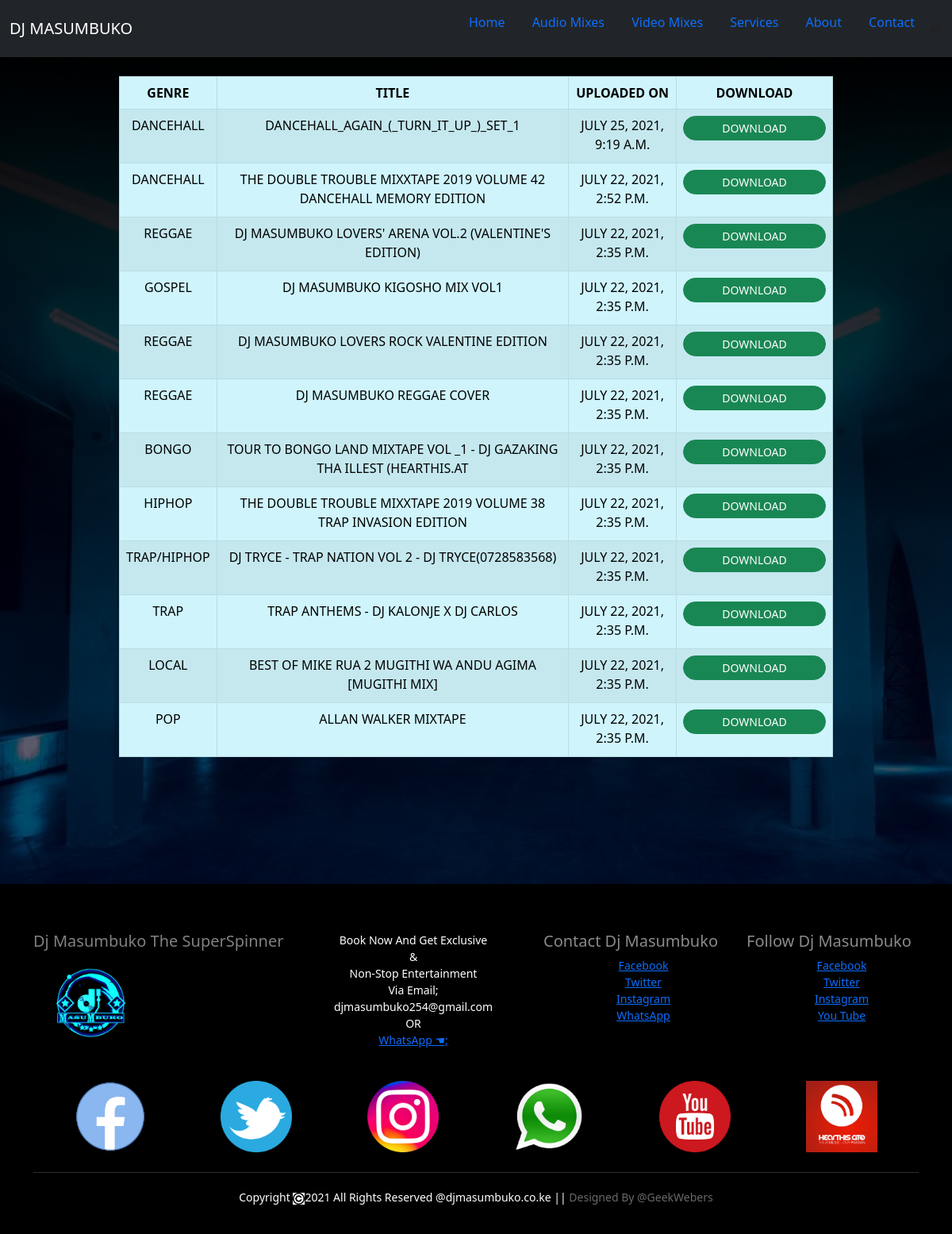
The app's page /mymixes with its own data.
### mywebapp/models.py (models this page shows, shortened)
class FilesAdmin(models.Model):
	genre = models.CharField(max_length=100)
	title= models.CharField(max_length=100)
	adminupload = models.FileField(upload_to='media')
	added_date = models.DateTimeField(auto_now_add=True)
	class Meta:
		ordering = ['-added_date']

### mywebapp/views.py (the view)
def mixes(request):
	mixes = FilesAdmin.objects.all()
	return render(request,'mywebapp/mixes.html', {'mixes':mixes})

### mywebapp/templates/mywebapp/mixes.html
{% extends "base.html" %}
{% load static %}
{% block content %}
<div class="t-container">
	<div class="t-body">
	<br>
	<table class="table table-info table-striped table-hover table-bordered ">
		<thead>
		  <tr>
			<th>Genre</th>
			<th>Title</th>
			<th>Uploaded On</th>
			<th>Download</th>
		  </tr>
        </thead>
        <tbody>
        	{% for mix in mixes %}
        	<tr>
        		<td>{{mix.genre}}</td>
        		<td>{{mix.title}}</td>
        		<td>{{mix.added_date}}</td>
                        <td>
        		<a href="{{mix.adminupload.url}}" class="btn btn-success btn-sm" target="_blank">Download</a>
        		</td>
        	</tr>
        	{% endfor %}
        </tbody>
	</table>
        </div>
        <br/><br><br/>
        <br/><br><br/>
</div>
{% endblock content %}

### mywebapp/templates/base.html (shortened to what this page needs)
{% load static %}
<!DOCTYPE html>
<html>
<head>
	<link rel="stylesheet" type="text/css" href="{% static 'mywebapp/css/style.css' %}">
	<link href="https://cdn.jsdelivr.net/npm/bootstrap@5.0.0-beta3/dist/css/bootstrap.min.css" rel="stylesheet">
</head>
<body>
  <div>
  <nav class="navbar navbar-expand-lg navbar-dark bg-dark">
  <div class="container-fluid">
    <a class="navbar-brand" href="{% url 'home' %}">DJ MASUMBUKO</a>
    <div class="navbar">
      <ul>
        <li>
          <a href="{% url 'home' %}">Home</a>
        </li>
        <li>
          <a href="{% url 'mymixes' %}">Audio Mixes</a>
        </li>
         <li>
          <a href="{% url 'video' %}">Video Mixes</a>
        </li>
        <li>
          <a href="{% url 'services' %}">Services</a>
        </li>
        <li>
          <a href="{% url 'about' %}">About</a>
        </li>
        <li>
          <a href="{% url 'contact' %}">Contact</a>
        </li>
      </ul>
      <img src="{% static 'mywebapp/images/menu.png' %}" class="menu" onclick="menutoggle()" width="20">
    </div>
  </div>
</nav>
</div>
{% block content %}
{% endblock content%}
<div class="footer">
<div class="container">
  <div class="row">
    <div class="footer-col-1">
        <h5><a href="https://www.facebook.com/djmasumbuko" target="_blank" class="link">Dj Masumbuko The SuperSpinner</a></h5>
        <div class="app-logo">
         <a href="https://www.instagram.com/djmasumbuko/" target="_blank"> <img src="{% static 'mywebapp/images/logo5.png' %}" width="90px"></a>
        </div>
      </div>
      <div class="footer-col-2">
       <p>Book Now And Get Exclusive <br> & <br> Non-Stop Entertainment <br> Via Email; <br> djmasumbuko254@gmail.com <br> OR <br> <a href="https://wa.me/+254727552201" target="_blank" class="bttn">WhatsApp &#9754;;</a> </p>
      </div>
      <div class="footer-col-3 ">
        <h5>Contact Dj Masumbuko</h5>
        <ul>
            <li><a href="https://www.facebook.com/djmasumbuko" target="_blank">Facebook</a></li>
            <li><a href="https://twitter.com/djmasumbuko" target="_blank">Twitter</a></li>
            <li><a href="https://www.instagram.com/djmasumbuko/" target="_blank">Instagram</a></li>
            <li><a href="https://wa.me/+254727552201" target="_blank">WhatsApp</a></li>
         </ul>
      </div>
      <div class="footer-col-4 ">
        <h5>Follow Dj Masumbuko</h5>
        <ul>
            <li><a href="https://www.facebook.com/djmasumbuko" target="_blank">Facebook</a></li>
            <li><a href="https://twitter.com/djmasumbuko" target="_blank">Twitter</a></li>
            <li><a href=" https://www.instagram.com/djmasumbuko/" target="_blank">Instagram</a></li>
            <li><a href="https://www.youtube.com/channel/UChSf8fGZBvt7iuVweHtrZYw" target="_blank">You Tube</a></li>
        </ul>
      </div>
  </div>
  <div class="flex-box-container-5">
   <a href="https://www.facebook.com/djmasumbuko" target="_blank"><img src="{% static 'mywebapp/images/faceb.png' %}" width="90"></a>
   <a href="https://twitter.com/djmasumbuko" target="_blank"><img src="{% static 'mywebapp/images/twitt.png' %}" width="90"></a>
   <a href="https://www.instagram.com/djmasumbuko/" target="_blank"><img src="{% static 'mywebapp/images/insta.png' %}" width="90"></a>
   <a href="https://wa.me/+254727552201" target="_blank"><img src="{% static 'mywebapp/images/whatapp.png' %}" width="90"> </a>
   <a href="https://www.youtube.com/channel/UChSf8fGZBvt7iuVweHtrZYw" target="_blank"><img src="{% static 'mywebapp/images/yotube.png' %}" width="90"></a>
   <a href="" target="_blank"><img src="{% static 'mywebapp/images/hearthis.jpeg' %}" width="90"></a>
  </div>
  <hr>
  <p class="copyright">Copyright <img src="{% static 'mywebapp/images/c4.png' %}" width="15" >2021 All Rights Reserved @djmasumbuko.co.ke  || <a href="https://wa.me/+254711925923" class="geek">Designed By @GeekWebers</a></p>
  </div>
</div>
</body>
</html>

### static/mywebapp/css/style.css (style rules this page uses)
* { margin: 0; padding: 0; box-sizing: border-box; }
body { font-family: 'Poppins', sans-serif; }
.navbar { display: flex; text-align: right; }
.navbar > ul > li { display: inline-block; }
.navbar > ul > li > a { text-decoration: none; padding: 15px; }
.flex-box-container-5 > a { display: flex; }
.t-container,.v-container { max-height: auto; max-width: 1500px; background: linear-gradient(rgba(0,0,0.5),rgba(0,0,40,0.5)),url("../images/cl2.jpg"); background-size: cover; background-position: center; color: #fff; text-transform: uppercase; transition: all 4s ease-in-out; }
.t-body { width: 75%; margin: 0 auto; text-align: center; }
td > .btn { border-radius: 30px !important; }
.footer { background: #000; color: #8a8a8a; font-size: 14px; padding: 60px 0 20px; }
.footer p { color: white; }
.link { color: grey; text-decoration: none; }
.geek { text-decoration: none; color: dimgray; }
.footer-col-1,.footer-col-2,.footer-col-3,.footer-col-4 { min-width: 250px; margin-bottom: 20px; }
.footer-col-1 { flex-basis: 30%; }
.footer-col-2 { flex: 1; text-align: center; }
.footer-col-2, .btn { width: 180px; margin-bottom: 20px; }
.footer-col-3,.footer-col-4 { flex-basis: 12%; text-align: center; }
ul { list-style-type: none; }
.app-logo { margin-top: 20px; }
.app-logo img { width: 140px; }
.flex-box-container-5 { display: flex; padding: 5px; flex-direction: row; flex-wrap: wrap; justify-content: space-around; }
.footer hr { border: none; background: #b5b5b5; height: 1px; margin: 20px 0; }
.copyright { text-align: center; }

### records on screen
FilesAdmin: genre "DANCEHALL", title "DANCEHALL_AGAIN_(_TURN_IT_UP_)_SET_1", added_date "JULY 25, 2021, 9:19 A.M."
FilesAdmin: genre "DANCEHALL", title "THE DOUBLE TROUBLE MIXXTAPE 2019 VOLUME 42 DANCEHALL MEMORY EDITION", added_date "JULY 22, 2021, 2:52 P.M."
FilesAdmin: genre "REGGAE", title "DJ MASUMBUKO LOVERS' ARENA VOL.2 (VALENTINE'S EDITION)", added_date "JULY 22, 2021, 2:35 P.M."
FilesAdmin: genre "GOSPEL", title "DJ MASUMBUKO KIGOSHO MIX VOL1", added_date "JULY 22, 2021, 2:35 P.M."
FilesAdmin: genre "REGGAE", title "DJ MASUMBUKO LOVERS ROCK VALENTINE EDITION", added_date "JULY 22, 2021, 2:35 P.M."
FilesAdmin: genre "REGGAE", title "DJ MASUMBUKO REGGAE COVER", added_date "JULY 22, 2021, 2:35 P.M."
FilesAdmin: genre "BONGO", title "TOUR TO BONGO LAND MIXTAPE VOL _1 - DJ GAZAKING THA ILLEST (HEARTHIS.AT", added_date "JULY 22, 2021, 2:35 P.M."
FilesAdmin: genre "HIPHOP", title "THE DOUBLE TROUBLE MIXXTAPE 2019 VOLUME 38 TRAP INVASION EDITION", added_date "JULY 22, 2021, 2:35 P.M."
FilesAdmin: genre "TRAP/HIPHOP", title "DJ TRYCE - TRAP NATION VOL 2 - DJ TRYCE(0728583568)", added_date "JULY 22, 2021, 2:35 P.M."
FilesAdmin: genre "TRAP", title "TRAP ANTHEMS - DJ KALONJE X DJ CARLOS", added_date "JULY 22, 2021, 2:35 P.M."
FilesAdmin: genre "LOCAL", title "BEST OF MIKE RUA 2 MUGITHI WA ANDU AGIMA [MUGITHI MIX]", added_date "JULY 22, 2021, 2:35 P.M."
FilesAdmin: genre "POP", title "ALLAN WALKER MIXTAPE", added_date "JULY 22, 2021, 2:35 P.M."
